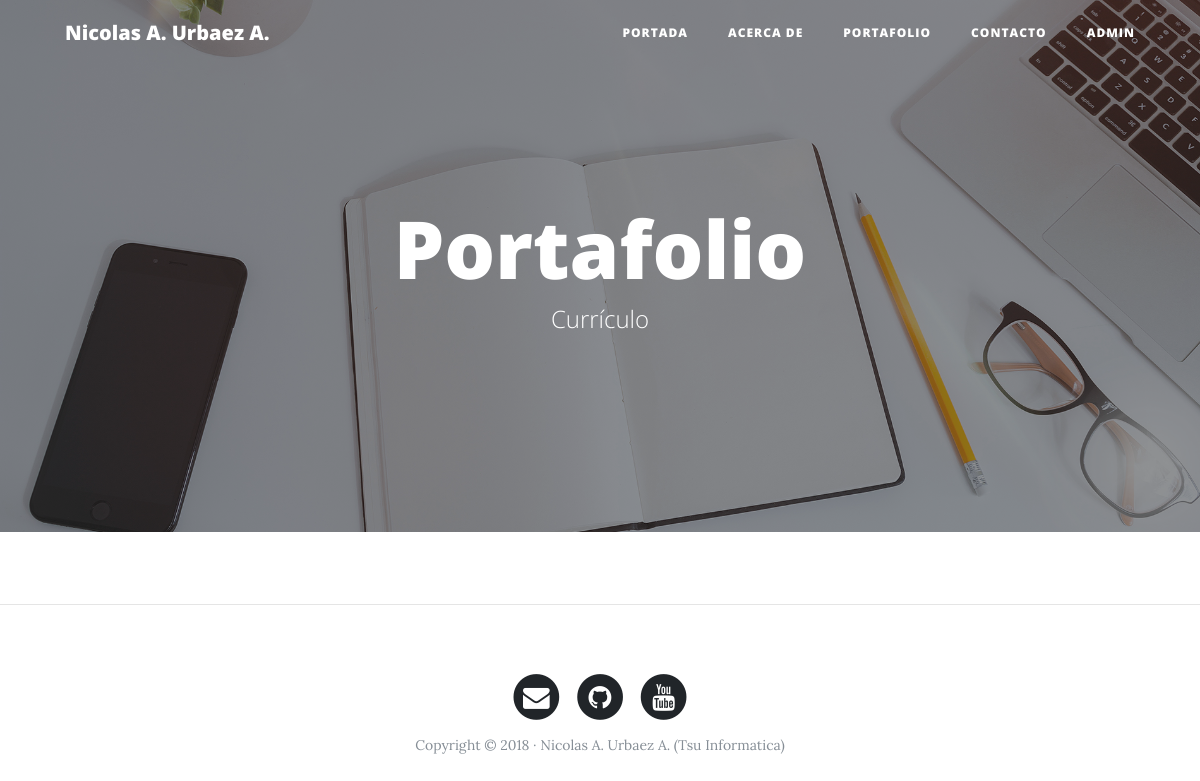
/portfolio/, run on an earlier commit of the app's database.
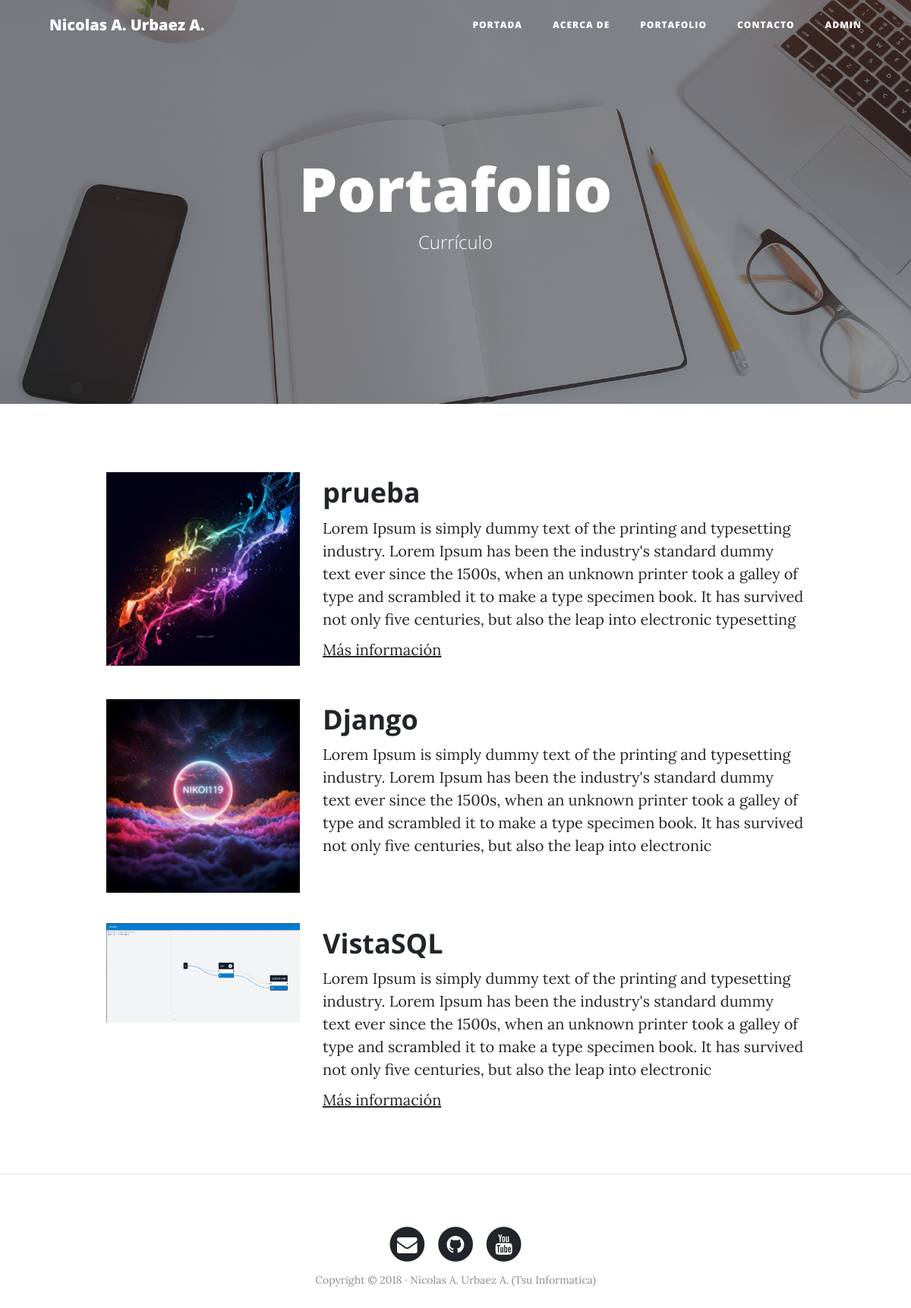
And on a later commit of the database.
### portfolio/models.py (models this page shows, shortened)
class Project(models.Model):
    title = models.CharField(max_length=200, verbose_name="Titulo")
    description = models.TextField(verbose_name="Descripcion", max_length=335)
    image = models.ImageField(verbose_name="Imagen", upload_to="projects")
    created = models.DateTimeField(auto_now_add=True, verbose_name="Fecha de creacion")
    updated = models.DateTimeField(auto_now=True, verbose_name="Fecha de edicion")
    url = models.URLField(null=True, blank=True, verbose_name="Enlace Web")
    class Meta:
        verbose_name = 'proyecto'
        verbose_name_plural = 'proyectos'
        ordering = ['-created']

### portfolio/views.py (the view)
# urls.py: path('portfolio/', port.portfolio, name='portfolio'),
def portfolio(request):
    projects = Project.objects.all()
    return render(request, "portfolio/portfolio.html", {"projects": projects})

### portfolio/templates/portfolio/portfolio.html (shortened to what this page needs)
{% extends 'core/base.html' %}
{% block background %}{% load static %}{% static 'core/img/portfolio-bg.jpg' %}{% endblock %}
{% block headers %}
    <h1>Portafolio</h1>
	<span class="subheading">Currículo</span>
{% endblock %}
{% block contect %}
    {% for project in projects %}
        <div class="row project">
            <div class="col-lg-3 col-md-4 offset-lg-1">
                <img class="img-fluid" src="{{ project.image.url }}" alt="">
            </div>
            <div class="col-lg-7 col-md-8">
                <h2 class="section-heading title">{{ project.title }}</h2>
                <p>{{ project.description }}</p>
                {% if project.url != None %}  <p><a href="{{ project.url }}">Más información</a></p>
                {% endif %}
            </div>
        </div>
    {% endfor %}
{% endblock %}

### core/templates/core/base.html (shortened to what this page needs)
<!DOCTYPE html>
<html lang="es">
  <head>
     {% load static %}
    <link href="{% static 'core/vendor/bootstrap/css/bootstrap.min.css' %}" rel="stylesheet">
    <link href="{% static 'core/vendor/font-awesome/css/font-awesome.min.css' %}" rel="stylesheet" type="text/css">
    <link href="{% static 'core/css/clean-blog.min.css' %}" rel="stylesheet">
  </head>
  <body>
    <nav class="navbar navbar-expand-lg navbar-light fixed-top" id="mainNav">
      <div class="container">
        <a class="navbar-brand" href="{% url 'home' %}">Nicolas A. Urbaez A.</a>
        <div class="collapse navbar-collapse" id="navbarResponsive">
          <ul class="navbar-nav ml-auto">
            <li class="nav-item">
              <a class="nav-link" href="{% url 'home' %}">Portada</a>
            </li>
            <li class="nav-item">
              <a class="nav-link" href="{% url 'about' %}">Acerca de</a>
            </li>
            <li class="nav-item">
              <a class="nav-link" href="{% url 'portfolio' %}">Portafolio</a>
            </li>
            <li class="nav-item">
              <a class="nav-link" href="{% url 'contact' %}">Contacto</a>
            </li>
            <li class="nav-item">
              <a class="nav-link" href="{% url 'admin:index' %}">Admin</a>
            </li>
          </ul>
        </div>
      </div>
    </nav>
    <header class="masthead" style="background-image: url('{% block background %}{% endblock %}')">
      <div class="overlay"></div>
      <div class="container">
        <div class="row">
          <div class="col-lg-8 col-md-10 mx-auto">
            <div class="site-heading">
                {% block headers %} {% endblock %}
            </div>
          </div>
        </div>
      </div>
    </header>
    <div class="container">
      {% block contect %} {% endblock %}
    </div>
    {% if request.path != "/" %} <hr> {% endif %}
    <footer>
      <div class="container">
        <div class="row">
          <div class="col-lg-8 col-md-10 mx-auto">
            <ul class="list-inline text-center">
              <li class="list-inline-item">
                <a href="#">
                  <span class="fa-stack fa-lg">
                    <i class="fa fa-circle fa-stack-2x"></i>
                    <i class="fa fa-envelope fa-stack-1x fa-inverse"></i>
                  </span>
                </a>
              </li>
              <li class="list-inline-item">
                <a href="#">
                  <span class="fa-stack fa-lg">
                    <i class="fa fa-circle fa-stack-2x"></i>
                    <i class="fa fa-github fa-stack-1x fa-inverse"></i>
                  </span>
                </a>
              </li>
              <li class="list-inline-item">
                <a href="#">
                  <span class="fa-stack fa-lg">
                    <i class="fa fa-circle fa-stack-2x"></i>
                    <i class="fa fa-youtube fa-stack-1x fa-inverse"></i>
                  </span>
                </a>
              </li>
            </ul>
            <p class="copyright text-muted">Copyright &copy; 2018 · Nicolas A. Urbaez A. (Tsu Informatica) </p>
          </div>
        </div>
      </div>
    </footer>
  </body>
</html>

What changed in the data, as far as the page shows it:
added Project: image (picture), title "prueba", description "Lorem Ipsum is simply dummy text of the printing and typesetting industry. Lorem Ipsum has been the industry's standard dummy text ever since the 1500s, when an unknown printer took a galley of type and scrambled it to make a type specimen book. It has survived not only five centuries, but also the leap into electronic typesetting"
added Project: image (picture), title "Django", description "Lorem Ipsum is simply dummy text of the printing and typesetting industry. Lorem Ipsum has been the industry's standard dummy text ever since the 1500s, when an unknown printer took a galley of type and scrambled it to make a type specimen book. It has survived not only five centuries, but also the leap into electronic"
added Project: image (picture), title "VistaSQL", description "Lorem Ipsum is simply dummy text of the printing and typesetting industry. Lorem Ipsum has been the industry's standard dummy text ever since the 1500s, when an unknown printer took a galley of type and scrambled it to make a type specimen book. It has survived not only five centuries, but also the leap into electronic"
